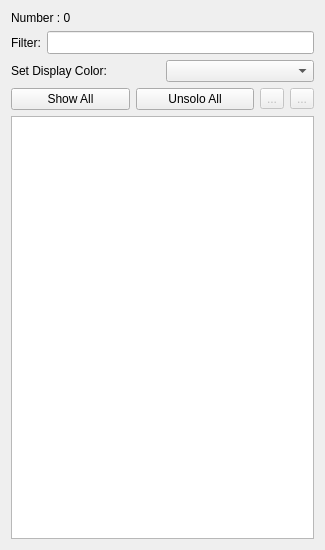
<?xml version="1.0" encoding="UTF-8"?>
<ui version="4.0">
 <class>AntListWidget</class>
 <widget class="QWidget" name="AntListWidget">
  <property name="geometry">
   <rect>
    <x>0</x>
    <y>0</y>
    <width>325</width>
    <height>550</height>
   </rect>
  </property>
  <property name="windowTitle">
   <string>Form</string>
  </property>
  <layout class="QVBoxLayout" name="verticalLayout">
   <item>
    <widget class="QLabel" name="antLabel">
     <property name="text">
      <string>Number : 0</string>
     </property>
    </widget>
   </item>
   <item>
    <layout class="QHBoxLayout" name="horizontalLayout_2">
     <item>
      <widget class="QLabel" name="filterLabel">
       <property name="text">
        <string>Filter:</string>
       </property>
       <property name="buddy">
        <cstring>filterEdit</cstring>
       </property>
      </widget>
     </item>
     <item>
      <widget class="QLineEdit" name="filterEdit">
       <property name="font">
        <font>
         <family>DejaVu Sans Mono</family>
        </font>
       </property>
      </widget>
     </item>
    </layout>
   </item>
   <item>
    <layout class="QHBoxLayout" name="horizontalLayout_3">
     <item>
      <widget class="QLabel" name="colorLabel">
       <property name="text">
        <string>Set Display Color:</string>
       </property>
       <property name="buddy">
        <cstring>colorBox</cstring>
       </property>
      </widget>
     </item>
     <item>
      <widget class="ColorComboBox" name="colorBox"/>
     </item>
    </layout>
   </item>
   <item>
    <layout class="QHBoxLayout" name="horizontalLayout_4">
     <item>
      <widget class="QPushButton" name="showAllButton">
       <property name="text">
        <string>Show All</string>
       </property>
      </widget>
     </item>
     <item>
      <widget class="QPushButton" name="unsoloAllButton">
       <property name="text">
        <string>Unsolo All</string>
       </property>
      </widget>
     </item>
     <item>
      <widget class="QToolButton" name="addButton">
       <property name="enabled">
        <bool>false</bool>
       </property>
       <property name="text">
        <string>...</string>
       </property>
       <property name="icon">
        <iconset theme="list-add">
         <normaloff>.</normaloff>.</iconset>
       </property>
      </widget>
     </item>
     <item>
      <widget class="QToolButton" name="deleteButton">
       <property name="enabled">
        <bool>false</bool>
       </property>
       <property name="text">
        <string>...</string>
       </property>
       <property name="icon">
        <iconset theme="list-remove">
         <normaloff>.</normaloff>.</iconset>
       </property>
      </widget>
     </item>
    </layout>
   </item>
   <item>
    <widget class="QTableView" name="tableView">
     <property name="font">
      <font>
       <family>DejaVu Sans Mono</family>
      </font>
     </property>
     <property name="selectionMode">
      <enum>QAbstractItemView::ExtendedSelection</enum>
     </property>
     <property name="selectionBehavior">
      <enum>QAbstractItemView::SelectRows</enum>
     </property>
     <property name="sortingEnabled">
      <bool>true</bool>
     </property>
     <attribute name="horizontalHeaderShowSortIndicator" stdset="0">
      <bool>true</bool>
     </attribute>
     <attribute name="horizontalHeaderStretchLastSection">
      <bool>true</bool>
     </attribute>
     <attribute name="verticalHeaderVisible">
      <bool>false</bool>
     </attribute>
    </widget>
   </item>
  </layout>
 </widget>
 <customwidgets>
  <customwidget>
   <class>ColorComboBox</class>
   <extends>QComboBox</extends>
   <header location="global">fort-studio/widget/base/ColorComboBox.hpp</header>
  </customwidget>
 </customwidgets>
 <tabstops>
  <tabstop>filterEdit</tabstop>
  <tabstop>colorBox</tabstop>
  <tabstop>showAllButton</tabstop>
  <tabstop>unsoloAllButton</tabstop>
  <tabstop>addButton</tabstop>
  <tabstop>deleteButton</tabstop>
  <tabstop>tableView</tabstop>
 </tabstops>
 <resources/>
 <connections/>
</ui>
